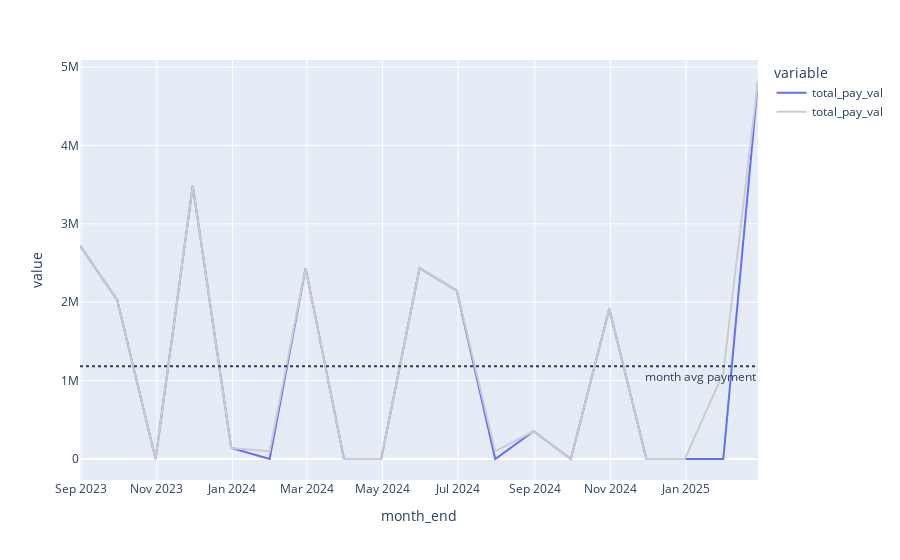

Notebook code for this chart:
### Code cell
fig.show()

### Figure 1 — Plotly figure (JSON) as saved in the notebook; plotly's stock layout.template omitted (floating-point values rounded to 4 significant figures)
{"data": [{"hovertemplate": "variable=total_pay_val<br>month_end=%{x}<br>value=%{y}<extra></extra>", "legendgroup": "total_pay_val", "line": {"color": "#636efa", "dash": "solid"}, "marker": {"symbol": "circle"}, "mode": "lines", "name": "total_pay_val", "orientation": "v", "showlegend": true, "type": "scatter", "x": ["2023-08-31T00:00:00", "2023-09-30T00:00:00", "2023-10-31T00:00:00", "2023-11-30T00:00:00", "2023-12-31T00:00:00", "2024-01-31T00:00:00", "2024-02-29T00:00:00", "2024-03-31T00:00:00", "2024-04-30T00:00:00", "2024-05-31T00:00:00", "2024-06-30T00:00:00", "2024-07-31T00:00:00", "2024-08-31T00:00:00", "2024-09-30T00:00:00", "2024-10-31T00:00:00", "2024-11-30T00:00:00", "2024-12-31T00:00:00", "2025-01-31T00:00:00", "2025-02-28T00:00:00"], "xaxis": "x", "y": [2722000.0, 2028240, 0, 3487000.0, 140560, 0, 2434000.0, 0, 0, 2434753, 2148560, 0, 353900.0, 0, 1915000.0, 0, 0, 0, 4822000.0], "yaxis": "y"}, {"hovertemplate": "variable=total_pay_val<br>month_end=%{x}<br>value=%{y}<extra></extra>", "legendgroup": "total_pay_val", "line": {"color": "rgb(204, 204, 204)", "dash": "solid"}, "marker": {"symbol": "circle"}, "mode": "lines", "name": "total_pay_val", "orientation": "v", "showlegend": true, "type": "scatter", "x": ["2023-08-31T00:00:00", "2023-09-30T00:00:00", "2023-10-31T00:00:00", "2023-11-30T00:00:00", "2023-12-31T00:00:00", "2024-01-31T00:00:00", "2024-02-29T00:00:00", "2024-03-31T00:00:00", "2024-04-30T00:00:00", "2024-05-31T00:00:00", "2024-06-30T00:00:00", "2024-07-31T00:00:00", "2024-08-31T00:00:00", "2024-09-30T00:00:00", "2024-10-31T00:00:00", "2024-11-30T00:00:00", "2024-12-31T00:00:00", "2025-01-31T00:00:00", "2025-02-28T00:00:00"], "xaxis": "x", "y": [2722000.0, 2028240, 0, 3487000.0, 140560, 97500, 2434000.0, 0, 0, 2434753, 2148560, 97500, 353900.0, 0, 1915000.0, 0, 0, 1097500, 4822000.0], "yaxis": "y"}], "layout": {"annotations": [{"showarrow": false, "text": "month avg payment", "x": 1, "xanchor": "right", "xref": "x domain", "y": 1183502, "yanchor": "top", "yref": "y"}], "legend": {"title": {"text": "variable"}, "tracegroupgap": 0}, "margin": {"t": 60}, "shapes": [{"line": {"dash": "dot", "width": 2}, "type": "line", "x0": 0, "x1": 1, "xref": "x domain", "y0": 1183502, "y1": 1183502, "yref": "y"}], "xaxis": {"anchor": "y", "domain": [0, 1], "title": {"text": "month_end"}}, "yaxis": {"anchor": "x", "domain": [0, 1], "title": {"text": "value"}}}}
